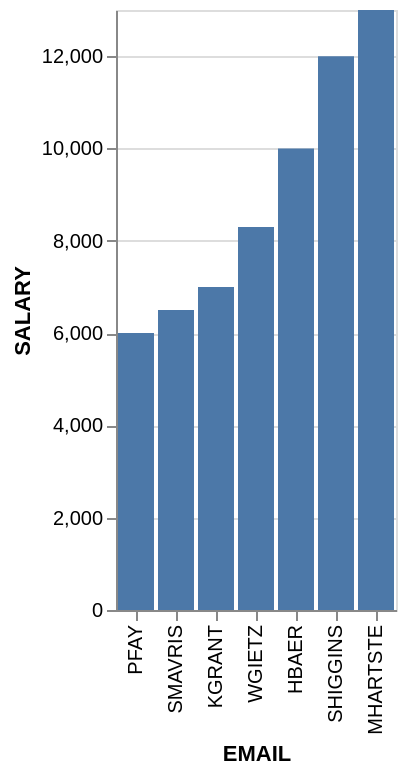

Vega-Lite specification stored for this chart:
### Vega-Lite specification from a JSON file in a GitHub repository (floating-point values rounded to 4 significant figures)
{"data": {"values": [{"x_data": "PFAY", "y_data": 6000}, {"x_data": "SMAVRIS", "y_data": 6500}, {"x_data": "KGRANT", "y_data": 7000}, {"x_data": "WGIETZ", "y_data": 8300}, {"x_data": "HBAER", "y_data": 10000}, {"x_data": "SHIGGINS", "y_data": 12000}, {"x_data": "MHARTSTE", "y_data": 13000}]}, "mark": "bar", "encoding": {"x": {"field": "x_data", "type": "nominal", "title": "EMAIL", "sort": {"op": "sum", "field": "y_data", "order": "ascending"}}, "y": {"field": "y_data", "type": "quantitative", "title": "SALARY"}}}
